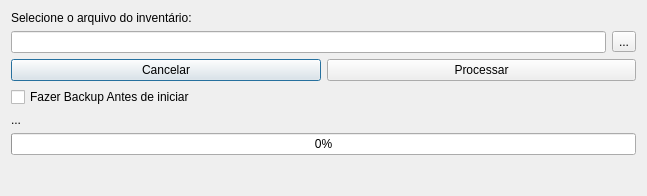
<?xml version="1.0" encoding="UTF-8"?>
<ui version="4.0">
 <class>dlgInventario</class>
 <widget class="QDialog" name="dlgInventario">
  <property name="geometry">
   <rect>
    <x>0</x>
    <y>0</y>
    <width>647</width>
    <height>196</height>
   </rect>
  </property>
  <property name="windowTitle">
   <string>Processa Inventário</string>
  </property>
  <layout class="QVBoxLayout" name="verticalLayout">
   <item>
    <widget class="QLabel" name="label">
     <property name="text">
      <string>Selecione o arquivo do inventário:</string>
     </property>
    </widget>
   </item>
   <item>
    <layout class="QHBoxLayout" name="horizontalLayout">
     <item>
      <widget class="QLineEdit" name="txtArquivo"/>
     </item>
     <item>
      <widget class="QToolButton" name="btSelect">
       <property name="text">
        <string>...</string>
       </property>
      </widget>
     </item>
    </layout>
   </item>
   <item>
    <layout class="QHBoxLayout" name="horizontalLayout_2">
     <item>
      <widget class="QPushButton" name="btCancelar">
       <property name="text">
        <string>Cancelar</string>
       </property>
      </widget>
     </item>
     <item>
      <widget class="QPushButton" name="btInventario">
       <property name="text">
        <string>Processar</string>
       </property>
      </widget>
     </item>
    </layout>
   </item>
   <item>
    <widget class="QCheckBox" name="chkBackup">
     <property name="text">
      <string>Fazer Backup Antes de iniciar</string>
     </property>
    </widget>
   </item>
   <item>
    <widget class="QLabel" name="lblMsg">
     <property name="text">
      <string>...</string>
     </property>
    </widget>
   </item>
   <item>
    <widget class="QProgressBar" name="pbProgresso">
     <property name="value">
      <number>0</number>
     </property>
    </widget>
   </item>
   <item>
    <spacer name="verticalSpacer">
     <property name="orientation">
      <enum>Qt::Vertical</enum>
     </property>
     <property name="sizeHint" stdset="0">
      <size>
       <width>20</width>
       <height>40</height>
      </size>
     </property>
    </spacer>
   </item>
  </layout>
 </widget>
 <resources/>
 <connections/>
</ui>
